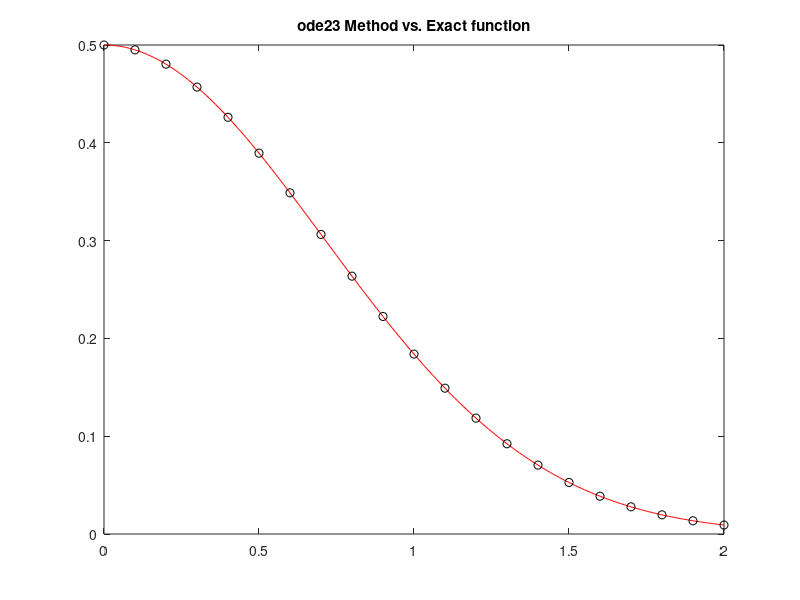
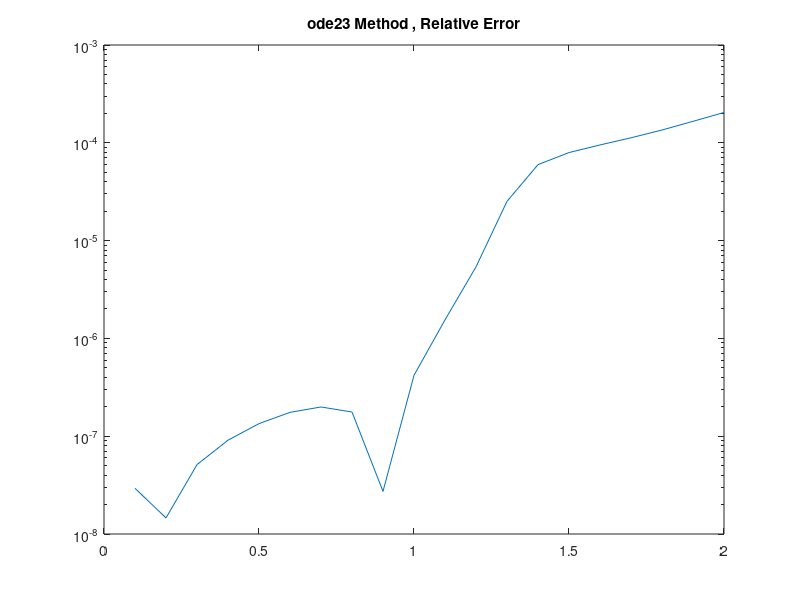

The MATLAB source for these figures, in order: (Note: this script raises an error after producing the figures.)
            % Solving ODEs
            % Using ODE45 Solver
clc
clear all
close all
format long

            % Defining the Problem and Exact Funtion
f = @(t,y) -2 * t * y;
yex = @(t) exp(-(t.^2)) / 2;

y0 = 1/2;
T = 2;


options_ode45 = odeset('RelTol', 10e-10, 'MaxStep', 0.01);
[tn_ode45, un_ode45] = ode45 (f, [0: 0.01: 2], 0.5, options_ode45);


            % Plotting ODE45 Method approximation vs the Exact answer
tmesh = [0: 0.01: T]';
figure(1)
tmesh = [0: 0.01: T]';
plot(tmesh,yex(tmesh),'r',tn_ode45,un_ode45,'ko')
title("ODE45 Method vs. Exact function")

            % Absolute and Relatve Errors on the Interval

abs_err_ODE45 = abs( yex(tn_ode45) - un_ode45 );
rel_err_ODE45 = abs_err_ODE45 ./ yex(tn_ode45);

figure(2)
semilogy(tn_ode45,rel_err_ODE45)
title("ODE45 Method , Relative Error")

            % Absolute and Relative Errors at Final Time

abs_error_endpoint_ODE45 = abs( yex(tn_ode45(end)) - un_ode45(end) );
rel_error_endpoint_ODE45 = abs( yex(tn_ode45(end)) - un_ode45(end)) / abs( yex( tn_ode45(end) ) );


            % Absolute and Relative Maximum Norm on the Interval

abs_err_Norminf_ODE45 = norm( abs_err_ODE45, inf );
rel_err_Norminf_ODE45 = norm( abs_err_ODE45, inf ) / norm( yex(tn_ode45))

%%
            % Solving ODEs
            % Using ode23 Solver
% clc
clear all
close all
format long

            % Defining the Problem and Exact Function
f = @(t,y) -2 * t * y;
yex = @(t) exp(-(t.^2)) / 2;

y0 = 1/2;
T = 2;


options_ode23 = odeset('RelTol', 10e-10,'MaxStep',0.1);
[tn_ode23, un_ode23] = ode23 (f, [0: 0.1: 2], 0.5, options_ode23);


            % Plotting ode23 Method approximation vs the Exact answer
tmesh = [0: 0.01: T]';
figure(1)
tmesh = [0: 0.01: T]';
plot(tmesh,yex(tmesh),'r',tn_ode23,un_ode23,'ko')
title("ode23 Method vs. Exact function")

            % Absolute and Relatve Errors on the Interval

abs_err_ode23 = abs( yex(tn_ode23) - un_ode23 );
rel_err_ode23 = abs_err_ode23 ./ yex(tn_ode23);

figure(2)
semilogy(tn_ode23,rel_err_ode23)
title("ode23 Method , Relative Error")

            % Absolute and Relative Errors at Final Time

abs_error_endpoint_ode23 = abs( yex(tn_ode23(end)) - un_ode23(end) );
rel_error_endpoint_ode23 = abs( yex(tn_ode23(end)) - un_ode23(end)) / abs( yex( tn_ode23(end) ) );


            % Absolute and Relative Maximum Norm on the Interval

abs_err_Norminf_ode23 = norm( abs_err_ode23, inf );
rel_err_Norminf_ode23 = norm( abs_err_ode23, inf ) / norm( yex(tn_ode23))

%%

            % Solving ODEs
            % Using ode113 Solver
% clc
clear all
close all
format long

            % Defining the Problem and Exact Fun_ode113ction
f = @(t,y) -2 * t * y;
yex = @(t) exp(-(t.^2)) / 2;

y0 = 1/2;
T = 2;


options_ode113 = odeset('RelTol', 10e-10);
[tn_ode113, un_ode113] = ode113 (f, [0: 0.01: 2], 0.5, options_ode113);


            % Plotting ode113 Method approximation vs the Exact answer
tmesh = [0: 0.01: T]';
figure(1)
tmesh = [0: 0.01: T]';
plot(tmesh,yex(tmesh),'r',tn_ode113,un_ode113,'ko')
title("ode113 Method vs. Exact function")

            % Absolute and Relatve Errors on the Interval

abs_err_ode113 = abs( yex(tn_ode113) - un_ode113 );
rel_err_ode113 = abs_err_ode113 ./ yex(tn_ode113);

figure(2)
semilogy(tn_ode113,rel_err_ode113)
title("ode113 Method , Relative Error")

            % Absolute and Relative Errors at Final Time

abs_error_endpoint_ode113 = abs( yex(tn_ode113(end)) - un_ode113(end) );
rel_error_endpoint_ode113 = abs( yex(tn_ode113(end)) - un_ode113(end)) / abs( yex( tn_ode113(end) ) );


            % Absolute and Relative Maximum Norm on the Interval

abs_err_Norminf_ode113 = norm( abs_err_ode113, inf );
rel_err_Norminf_ode113 = norm( abs_err_ode113, inf ) / norm( yex(tn_ode113))

%%
            % Solving ODEs
            % Using ode15s Solver
% clc
clear all
close all
format long

            % Defining the Problem and Exact Fun_ode15sction
f = @(t,y) -2 * t * y;
yex = @(t) exp(-(t.^2)) / 2;

y0 = 1/2;
T = 2;


options_ode15s = odeset('RelTol', 10e-10);
[tn_ode15s, un_ode15s] = ode15s (f, [0: 0.01: 2], 0.5, options_ode15s);


            % Plotting ode15s Method approximation vs the Exact answer
tmesh = [0: 0.01: T]';
figure(1)
tmesh = [0: 0.01: T]';
plot(tmesh,yex(tmesh),'r',tn_ode15s,un_ode15s,'ko')
title("ode15s Method vs. Exact function")

            % Absolute and Relatve Errors on the Interval

abs_err_ode15s = abs( yex(tn_ode15s) - un_ode15s );
rel_err_ode15s = abs_err_ode15s ./ yex(tn_ode15s);

figure(2)
semilogy(tn_ode15s,rel_err_ode15s)
title("ode15s Method , Relative Error")

            % Absolute and Relative Errors at Final Time

abs_error_endpoint_ode15s = abs( yex(tn_ode15s(end)) - un_ode15s(end) );
rel_error_endpoint_ode15s = abs( yex(tn_ode15s(end)) - un_ode15s(end)) / abs( yex( tn_ode15s(end) ) );


            % Absolute and Relative Maximum Norm on the Interval

abs_err_Norminf_ode15s = norm( abs_err_ode15s, inf );
rel_err_Norminf_ode15s = norm( abs_err_ode15s, inf ) / norm( yex(tn_ode15s))

%%
            % Solving ODEs
            % Using ode23tb Solver
% clc
clear all
close all
format long

            % Defining the Problem and Exact Fun_ode23tbction
f = @(t,y) -2 * t * y;
yex = @(t) exp(-(t.^2)) / 2;

y0 = 1/2;
T = 2;


options_ode23tb = odeset('RelTol', 10e-10);
[tn_ode23tb, un_ode23tb] = ode23tb (f, [0: 0.01: 2], 0.5, options_ode23tb);


            % Plotting ode23tb Method approximation vs the Exact answer
tmesh = [0: 0.01: T]';
figure(1)
tmesh = [0: 0.01: T]';
plot(tmesh,yex(tmesh),'r',tn_ode23tb,un_ode23tb,'ko')
title("ode23tb Method vs. Exact function")

            % Absolute and Relatve Errors on the Interval

abs_err_ode23tb = abs( yex(tn_ode23tb) - un_ode23tb );
rel_err_ode23tb = abs_err_ode23tb ./ yex(tn_ode23tb);

figure(2)
semilogy(tn_ode23tb,rel_err_ode23tb)
title("ode23tb Method , Relative Error")

            % Absolute and Relative Errors at Final Time

abs_error_endpoint_ode23tb = abs( yex(tn_ode23tb(end)) - un_ode23tb(end) );
rel_error_endpoint_ode23tb = abs( yex(tn_ode23tb(end)) - un_ode23tb(end)) / abs( yex( tn_ode23tb(end) ) );


            % Absolute and Relative Maximum Norm on the Interval

abs_err_Norminf_ode23tb = norm( abs_err_ode23tb, inf );
rel_err_Norminf_ode23tb = norm( abs_err_ode23tb, inf ) / norm( yex(tn_ode23tb))
